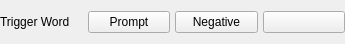
<?xml version="1.0" encoding="UTF-8"?>
<ui version="4.0">
 <class>embedding_trigger_word</class>
 <widget class="QWidget" name="embedding_trigger_word">
  <property name="geometry">
   <rect>
    <x>0</x>
    <y>0</y>
    <width>345</width>
    <height>44</height>
   </rect>
  </property>
  <property name="windowTitle">
   <string>Form</string>
  </property>
  <layout class="QHBoxLayout" name="horizontalLayout">
   <property name="spacing">
    <number>5</number>
   </property>
   <property name="leftMargin">
    <number>0</number>
   </property>
   <property name="topMargin">
    <number>0</number>
   </property>
   <property name="rightMargin">
    <number>0</number>
   </property>
   <property name="bottomMargin">
    <number>0</number>
   </property>
   <item>
    <widget class="QLabel" name="trigger_word">
     <property name="text">
      <string>Trigger Word</string>
     </property>
    </widget>
   </item>
   <item>
    <widget class="QPushButton" name="button_to_prompt">
     <property name="cursor">
      <cursorShape>PointingHandCursor</cursorShape>
     </property>
     <property name="toolTip">
      <string>Send trigger word to prompt</string>
     </property>
     <property name="text">
      <string>Prompt</string>
     </property>
     <property name="icon">
      <iconset theme="edit-paste">
       <normaloff>../../lora/templates</normaloff>../../lora/templates</iconset>
     </property>
    </widget>
   </item>
   <item>
    <widget class="QPushButton" name="button_to_negative_prompt">
     <property name="cursor">
      <cursorShape>PointingHandCursor</cursorShape>
     </property>
     <property name="toolTip">
      <string>Send trigger word to negative prompt</string>
     </property>
     <property name="text">
      <string>Negative</string>
     </property>
     <property name="icon">
      <iconset theme="edit-paste">
       <normaloff>../../lora/templates</normaloff>../../lora/templates</iconset>
     </property>
    </widget>
   </item>
   <item>
    <widget class="QPushButton" name="button_copy">
     <property name="cursor">
      <cursorShape>PointingHandCursor</cursorShape>
     </property>
     <property name="toolTip">
      <string>Copy trigger word to clipboard</string>
     </property>
     <property name="text">
      <string/>
     </property>
     <property name="icon">
      <iconset theme="edit-copy">
       <normaloff>../../lora/templates</normaloff>../../lora/templates</iconset>
     </property>
    </widget>
   </item>
  </layout>
 </widget>
 <resources/>
 <connections>
  <connection>
   <sender>button_to_prompt</sender>
   <signal>clicked(bool)</signal>
   <receiver>embedding_trigger_word</receiver>
   <slot>action_click_button_to_prompt()</slot>
   <hints>
    <hint type="sourcelabel">
     <x>184</x>
     <y>33</y>
    </hint>
    <hint type="destinationlabel">
     <x>319</x>
     <y>-7</y>
    </hint>
   </hints>
  </connection>
  <connection>
   <sender>button_to_negative_prompt</sender>
   <signal>clicked()</signal>
   <receiver>embedding_trigger_word</receiver>
   <slot>action_click_button_to_negative_prompt()</slot>
   <hints>
    <hint type="sourcelabel">
     <x>280</x>
     <y>33</y>
    </hint>
    <hint type="destinationlabel">
     <x>518</x>
     <y>-7</y>
    </hint>
   </hints>
  </connection>
  <connection>
   <sender>button_copy</sender>
   <signal>clicked()</signal>
   <receiver>embedding_trigger_word</receiver>
   <slot>action_click_button_copy()</slot>
   <hints>
    <hint type="sourcelabel">
     <x>307</x>
     <y>25</y>
    </hint>
    <hint type="destinationlabel">
     <x>279</x>
     <y>-14</y>
    </hint>
   </hints>
  </connection>
 </connections>
 <slots>
  <slot>action_click_button_to_prompt()</slot>
  <slot>action_click_button_to_negative_prompt()</slot>
  <slot>action_click_button_copy()</slot>
 </slots>
</ui>
